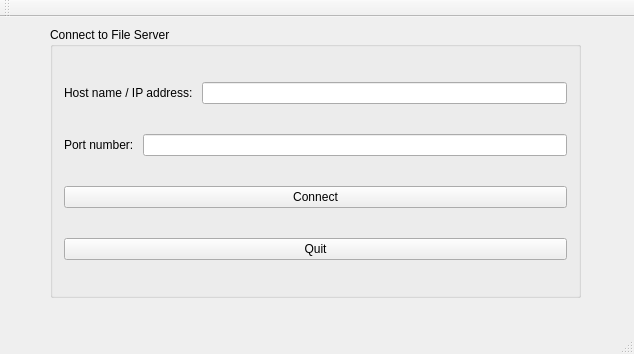
<?xml version="1.0" encoding="UTF-8"?>
<ui version="4.0">
 <class>MainWindow</class>
 <widget class="QMainWindow" name="MainWindow">
  <property name="geometry">
   <rect>
    <x>0</x>
    <y>0</y>
    <width>634</width>
    <height>354</height>
   </rect>
  </property>
  <property name="windowTitle">
   <string>MainWindow</string>
  </property>
  <widget class="QWidget" name="centralWidget">
   <widget class="QGroupBox" name="groupBox">
    <property name="geometry">
     <rect>
      <x>50</x>
      <y>10</y>
      <width>531</width>
      <height>271</height>
     </rect>
    </property>
    <property name="title">
     <string>Connect to File Server</string>
    </property>
    <layout class="QVBoxLayout" name="verticalLayout">
     <item>
      <layout class="QHBoxLayout" name="horizontalLayout">
       <item>
        <widget class="QLabel" name="label">
         <property name="text">
          <string>Host name / IP address: </string>
         </property>
        </widget>
       </item>
       <item>
        <widget class="QLineEdit" name="lineEditIp"/>
       </item>
      </layout>
     </item>
     <item>
      <layout class="QHBoxLayout" name="horizontalLayout_2">
       <item>
        <widget class="QLabel" name="label_2">
         <property name="text">
          <string>Port number: </string>
         </property>
        </widget>
       </item>
       <item>
        <widget class="QLineEdit" name="lineEditPort"/>
       </item>
      </layout>
     </item>
     <item>
      <widget class="QPushButton" name="pushButtonConnect">
       <property name="text">
        <string>Connect</string>
       </property>
      </widget>
     </item>
     <item>
      <widget class="QPushButton" name="pushButtonQuit">
       <property name="text">
        <string>Quit</string>
       </property>
      </widget>
     </item>
    </layout>
   </widget>
  </widget>
  <widget class="QToolBar" name="mainToolBar">
   <attribute name="toolBarArea">
    <enum>TopToolBarArea</enum>
   </attribute>
   <attribute name="toolBarBreak">
    <bool>false</bool>
   </attribute>
  </widget>
  <widget class="QStatusBar" name="statusBar"/>
  <widget class="QMenuBar" name="menuBar">
   <property name="geometry">
    <rect>
     <x>0</x>
     <y>0</y>
     <width>634</width>
     <height>22</height>
    </rect>
   </property>
  </widget>
 </widget>
 <layoutdefault spacing="6" margin="11"/>
 <resources/>
 <connections/>
</ui>
